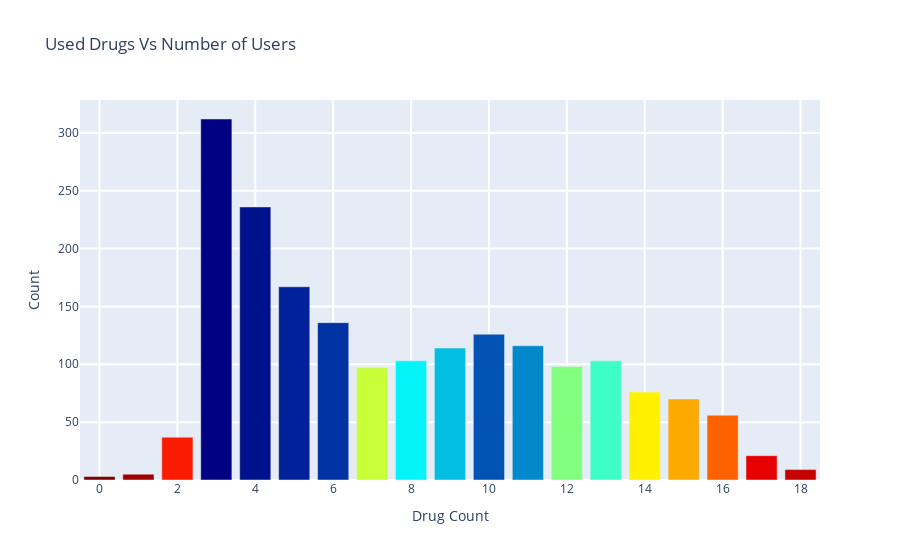

The notebook cell saved with this chart:
### Code cell
col = [i for i in range(len(pk.values))]
data = [
go.Bar(
    x = list(pk.index),
    y = list(pk.values),
    marker=dict(color=col, colorscale='Jet', showscale=False)
),]
layout= go.Layout(
    title= 'Used Drugs Vs Number of Users',
    yaxis=dict(title='Count', ticklen=5, gridwidth=2),
    xaxis=dict(title='Drug Count', ticklen=5, gridwidth=2),
)
fig= go.Figure(data=data, layout=layout)
py.iplot(fig, filename='Drug-Count')

### Figure 1 — Plotly figure (JSON) as saved in the notebook; plotly's stock layout.template omitted (floating-point values rounded to 4 significant figures)
{"data": [{"marker": {"color": [0, 1, 2, 3, 4, 5, 6, 7, 8, 9, 10, 11, 12, 13, 14, 15, 16, 17, 18], "colorscale": [[0, "rgb(0,0,131)"], [0.2, "rgb(0,60,170)"], [0.4, "rgb(5,255,255)"], [0.6, "rgb(255,255,0)"], [0.8, "rgb(250,0,0)"], [1, "rgb(128,0,0)"]], "showscale": false}, "type": "bar", "x": [3, 4, 5, 6, 10, 11, 9, 8, 13, 12, 7, 14, 15, 16, 2, 17, 18, 1, 0], "y": [312, 236, 167, 136, 126, 116, 114, 103, 103, 98, 97, 76, 70, 56, 37, 21, 9, 5, 3]}], "layout": {"title": {"text": "Used Drugs Vs Number of Users"}, "xaxis": {"gridwidth": 2, "ticklen": 5, "title": {"text": "Drug Count"}}, "yaxis": {"gridwidth": 2, "ticklen": 5, "title": {"text": "Count"}}}}
